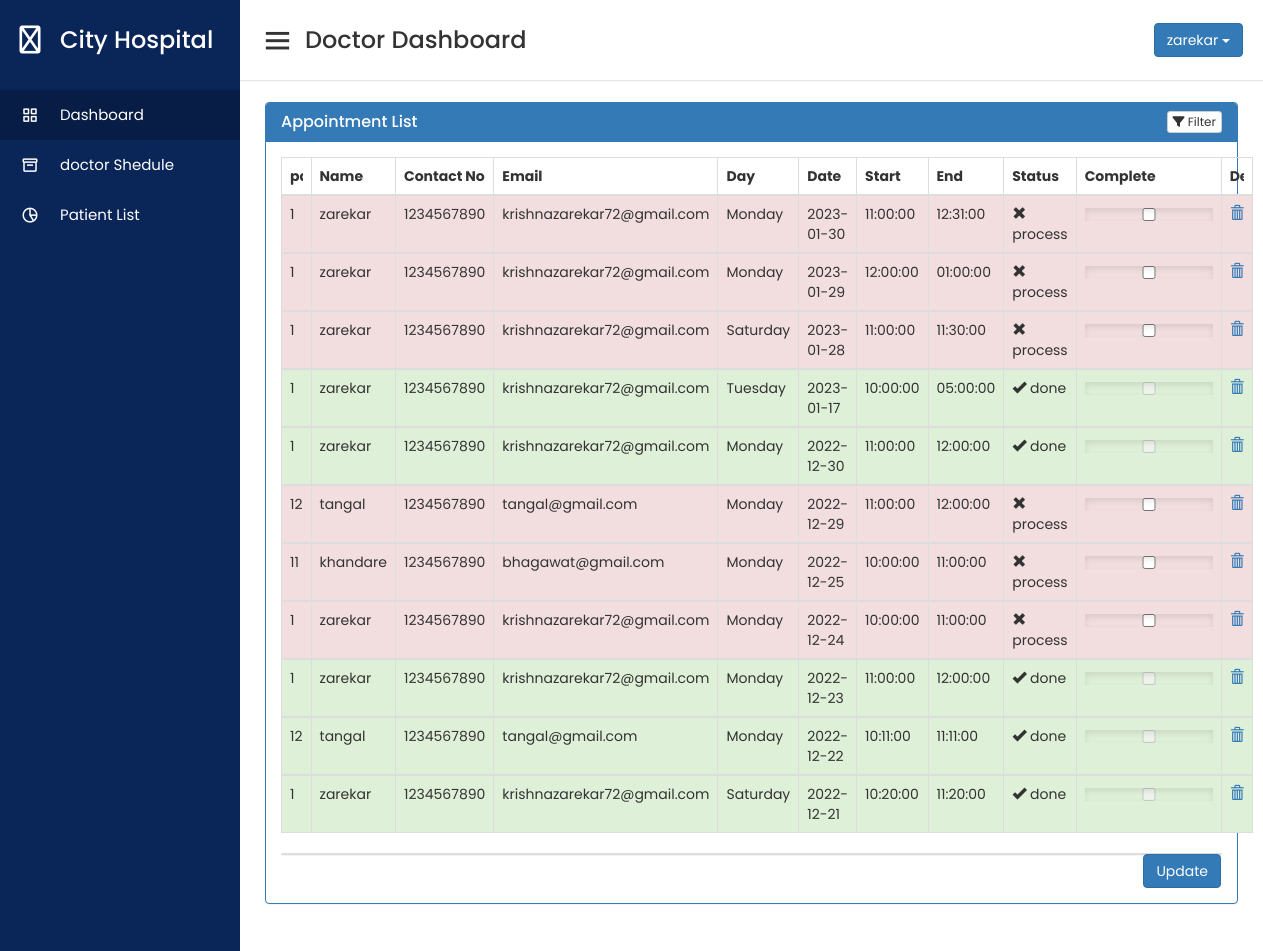
Page /doctor/doctordashboard.php (signed in) on the committed database.
### tables this page shows
CREATE TABLE `doctor` (
  `icDoctor` bigint(12) NOT NULL,
  `password` varchar(20) NOT NULL,
  `doctorId` int(3) NOT NULL,
  `doctorFirstName` varchar(50) NOT NULL,
  `doctorLastName` varchar(50) NOT NULL,
  `doctorAddress` varchar(100) NOT NULL,
  `doctorPhone` varchar(15) NOT NULL,
  `doctorEmail` varchar(20) NOT NULL,
  `doctorDOB` date NOT NULL
);

CREATE TABLE `appointment` (
  `appId` int(3) NOT NULL,
  `patientIc` bigint(12) NOT NULL,
  `scheduleId` int(10) NOT NULL,
  `appSymptom` varchar(100) NOT NULL,
  `appComment` varchar(100) NOT NULL,
  `status` varchar(10) NOT NULL DEFAULT 'process'
);

CREATE TABLE `patient` (
  `icPatient` bigint(12) NOT NULL,
  `password` varchar(20) NOT NULL,
  `patientFirstName` varchar(20) NOT NULL,
  `patientLastName` varchar(20) NOT NULL,
  `patientMaritialStatus` varchar(10) DEFAULT NULL,
  `patientDOB` date NOT NULL,
  `patientGender` varchar(10) NOT NULL,
  `patientAddress` varchar(100) DEFAULT NULL,
  `patientPhone` varchar(15) DEFAULT NULL,
  `patientEmail` varchar(100) NOT NULL
);

CREATE TABLE `doctorschedule` (
  `scheduleId` int(11) NOT NULL,
  `scheduleDate` date NOT NULL,
  `scheduleDay` varchar(15) NOT NULL,
  `startTime` time NOT NULL,
  `endTime` time NOT NULL,
  `bookAvail` varchar(10) NOT NULL
);

### doctor/doctordashboard.php (the view, shortened to what this page needs)
<?php
include_once '../database/dbconnect.php';
$usersession = $_SESSION['doctorSession'];
$res = mysqli_query($con, "SELECT * FROM doctor WHERE doctorId=" . $usersession);
$userRow = mysqli_fetch_array($res, MYSQLI_ASSOC);
?>
<!DOCTYPE html>
<html lang="en" dir="ltr">
  <head>
    <link href="../assets/css/material.css" rel="stylesheet">
    <link href="../assets/css/sb-admin.css" rel="stylesheet">
    <link href="../doctor/doctordashboard_css.css" rel="stylesheet">
    <link href="../assets/css/style.css" rel="stylesheet">
    <link href="../assets/font-awesome/css/font-awesome.css" rel="stylesheet">
    <link rel="stylesheet" href="https://cdnjs.cloudflare.com/ajax/libs/font-awesome/4.7.0/css/font-awesome.min.css">
    <link rel="stylesheet" href="https://maxcdn.bootstrapcdn.com/bootstrap/3.4.1/css/bootstrap.min.css">
  <link rel="stylesheet" href="../assetspetient/js/bootstrap.min.js">
  <link rel="stylesheet" href="../assetspetient/css/bootstrap.min.css">
  <link rel="stylesheet" href="../assets/font-awesome/css/font-awesome.min.css">
    <link href='https://unpkg.com/boxicons@2.0.7/css/boxicons.min.css' rel='stylesheet'>
   </head>
<body>
<div class="sidebar">
    <div class="logo-details">
      <i class='fa fa-medkit'></i>
      <span class="logo_name">City Hospital</span>
    </div>
      <ul class="nav-links">
        <li>
          <a href="../doctor/doctordashboard.php" class="active">
            <i class='bx bx-grid-alt' ></i>
            <span class="links_name"> Dashboard</span>
          </a>
        </li>
        <li>
          <a href="../doctor/addschedule.php">
            <i class='bx bx-box' ></i>
            <span class="links_name">doctor Shedule</span>
          </a>
        </li>
        <li>
          <a href="../doctor/patientlist.php">
            <i class='bx bx-pie-chart-alt-2' ></i>
            <span class="links_name">Patient List</span>
          </a>
        </li>
        <li>
        </li>
      </ul>
  </div>
  <section class="home-section">
    <nav>
      <div class="sidebar-button">
        <i class='bx bx-menu sidebarBtn'></i>
        <span class="dashboard">Doctor Dashboard</span>
      </div>
      <div class="dropdown">
                                      <button class="btn btn-primary dropdown-toggle" type="button" data-toggle="dropdown"><?php echo $userRow['doctorLastName']; ?>
                                      <span class="caret"></span></button>
                                    </div>
    </nav>
    <div class="home-content">
      <div class="overview-boxes">
      <div id="page-wrapper">
            <div class="container-fluid">
                <div class="panel panel-primary filterable">
                    <div class="panel-heading">
                        <h3 class="panel-title">Appointment List</h3>
                        <div class="pull-right">
                            <button class="btn btn-default btn-xs btn-filter"><span class="fa fa-filter"></span> Filter</button>
                        </div>
                    </div>
                    <div class="panel-body">
                        <table class="table table-hover table-bordered">
                            <thead>
                                <tr class="filters">
                                    <th><input type="text" class="form-control" placeholder="patient Ic" disabled></th>
                                    <th><input type="text" class="form-control" placeholder="Name" disabled></th>
                                    <th><input type="text" class="form-control" placeholder="Contact No." disabled></th>
                                    <th><input type="text" class="form-control" placeholder="Email" disabled></th>
                                    <th><input type="text" class="form-control" placeholder="Day" disabled></th>
                                    <th><input type="text" class="form-control" placeholder="Date" disabled></th>
                                    <th><input type="text" class="form-control" placeholder="Start" disabled></th>
                                    <th><input type="text" class="form-control" placeholder="End" disabled></th>
                                    <th><input type="text" class="form-control" placeholder="Status" disabled></th>
                                    <th><input type="text" class="form-control" placeholder="Complete" disabled></th>
                                    <th><input type="text" class="form-control" placeholder="Delete" disabled></th>
                                </tr>
                            </thead>
                            <?php
                            $res = mysqli_query($con, "SELECT a.*, b.*,c.*
                                                    FROM patient a
                                                    JOIN appointment b
                                                    On a.icPatient = b.patientIc
                                                    JOIN doctorschedule c
                                                    On b.scheduleId=c.scheduleId
                                                    Order By appId desc");
                            while ($appointment = mysqli_fetch_array($res)) {
                                if ($appointment['status'] == 'process') {
                                    $status = "danger";
                                    $icon = 'remove';
                                    $checked = '';
                                } else {
                                    $status = "success";
                                    $icon = 'ok';
                                    $checked = 'disabled';
                                }
                                echo "<tbody>";
                                echo "<tr class='$status'>";
                                echo "<td>" . $appointment['patientIc'] . "</td>";
                                echo "<td>" . $appointment['patientLastName'] . "</td>";
                                echo "<td>" . $appointment['patientPhone'] . "</td>";
                                echo "<td>" . $appointment['patientEmail'] . "</td>";
                                echo "<td>" . $appointment['scheduleDay'] . "</td>";
                                echo "<td>" . $appointment['scheduleDate'] . "</td>";
                                echo "<td>" . $appointment['startTime'] . "</td>";
                                echo "<td>" . $appointment['endTime'] . "</td>";
                                echo "<td><span class='glyphicon glyphicon-" . $icon . "' aria-hidden='true'></span>" . ' ' . "" . $appointment['status'] . "</td>";
                                echo "<form method='POST'>";
                                echo "<td class='text-center'><input type='checkbox' name='enable' id='enable' value='" . $appointment['appId'] . "' onclick='chkit(" . $appointment['appId'] . ",this.checked);' " . $checked . "></td>";
                                echo "<td class='text-center'><a href='#' id='" . $appointment['appId'] . "' class='delete'><span class='glyphicon glyphicon-trash' aria-hidden='true'></span></a>
                            </td>";
                            }
                            echo "</tr>";
                            echo "</tbody>";
                            echo "</table>";
                            echo "<div class='panel panel-default'>";
                            echo "<div class='col-md-offset-3 pull-right'>";
                            echo "<button class='btn btn-primary' type='submit' value='Submit' name='submit'>Update</button>";
                            echo "</div>";
                            echo "</div>";
                            ?>
                    </div>
                </div>
            </div>
        </div>
    </div>
      </div>
</body>
</html>

### assets/css/sb-admin.css (style rules this page uses)
body { margin-top: 100px; background-color: #222; }
@media (min-width:768px) { body { margin-top: 50px; } }
#page-wrapper { min-height: 900px !important; width: 100%; padding: 0; background-color: #fff; }
@media (min-width:768px) { #page-wrapper { padding: 10px; } }

### doctor/doctordashboard_css.css (style rules this page uses)
* { margin: 0; padding: 0; box-sizing: border-box; font-family: 'Poppins', sans-serif; }
.sidebar { position: fixed; height: 100%; width: 240px; background: #0A2558; transition: all 0.5s ease; }
.sidebar .logo-details { height: 80px; display: flex; align-items: center; }
.sidebar .logo-details i { font-size: 28px; font-weight: 500; color: #fff; min-width: 60px; text-align: center }
.sidebar .logo-details .logo_name { color: #fff; font-size: 24px; font-weight: 500; }
.sidebar .nav-links { margin-top: 10px; }
.sidebar .nav-links li { position: relative; list-style: none; height: 50px; }
.sidebar .nav-links li a { height: 100%; width: 100%; display: flex; align-items: center; text-decoration: none; transition: all 0.4s ease; }
.sidebar .nav-links li a.active { background: #081D45; }
.sidebar .nav-links li i { min-width: 60px; text-align: center; font-size: 18px; color: #fff; }
.sidebar .nav-links li a .links_name { color: #fff; font-size: 15px; font-weight: 400; white-space: nowrap; }
.home-section { position: relative; background: #f5f5f5; min-height: 100vh; width: calc(100% - 240px); left: 240px; transition: all 0.5s ease; }
.home-section nav { display: flex; justify-content: space-between; height: 80px; background: #fff; display: flex; align-items: center; position: fixed; width: calc(100% - 240px); left: 240px; z-index: 100; padding: 0 20px; box-shadow: 0 1px 1px rgba(0, 0, 0, 0.1); transition: all 0.5s ease; }
.home-section nav .sidebar-button { display: flex; align-items: center; font-size: 24px; font-weight: 500; }
nav .sidebar-button i { font-size: 35px; margin-right: 10px; }
.home-section .home-content { position: relative; padding-top: 77px; }
.home-content .overview-boxes { display: flex; align-items: center; justify-content: space-evenly; flex-wrap: wrap; padding: -1px 50px; margin-bottom: 23px; }
input { border: 3px solid #c4c4c4; border-radius: 10px; background-color: #fff; padding: 1px -2px; box-shadow: inset 0 3px 6px rgb(0 0 0 / 10%); width: 128px; margin: 5px; height: -4px; }

### assets/css/style.css (style rules this page uses)
.filterable { margin-top: 15px; }
.filterable .panel-heading .pull-right { margin-top: -20px; }
.filterable .filters input[disabled] { background-color: transparent; border: none; cursor: auto; box-shadow: none; padding: 0; height: auto; }

### rows in the picture
doctor: doctorLastName "zarekar"
appointment: patientIc "1", patientIc.patientLastName "zarekar", patientIc.patientPhone "1234567890", patientIc.patientEmail "krishnazarekar72@gmail.com", scheduleId.scheduleDay "Monday", scheduleId.scheduleDate "2023-01-30", scheduleId.startTime "11:00:00", scheduleId.endTime "12:31:00", status "process"
appointment: patientIc "1", patientIc.patientLastName "zarekar", patientIc.patientPhone "1234567890", patientIc.patientEmail "krishnazarekar72@gmail.com", scheduleId.scheduleDay "Monday", scheduleId.scheduleDate "2023-01-29", scheduleId.startTime "12:00:00", scheduleId.endTime "01:00:00", status "process"
appointment: patientIc "1", patientIc.patientLastName "zarekar", patientIc.patientPhone "1234567890", patientIc.patientEmail "krishnazarekar72@gmail.com", scheduleId.scheduleDay "Saturday", scheduleId.scheduleDate "2023-01-28", scheduleId.startTime "11:00:00", scheduleId.endTime "11:30:00", status "process"
appointment: patientIc "1", patientIc.patientLastName "zarekar", patientIc.patientPhone "1234567890", patientIc.patientEmail "krishnazarekar72@gmail.com", scheduleId.scheduleDay "Tuesday", scheduleId.scheduleDate "2023-01-17", scheduleId.startTime "10:00:00", scheduleId.endTime "05:00:00", status "done"
appointment: patientIc "1", patientIc.patientLastName "zarekar", patientIc.patientPhone "1234567890", patientIc.patientEmail "krishnazarekar72@gmail.com", scheduleId.scheduleDay "Monday", scheduleId.scheduleDate "2022-12-30", scheduleId.startTime "11:00:00", scheduleId.endTime "12:00:00", status "done"
appointment: patientIc "12", patientIc.patientLastName "tangal", patientIc.patientPhone "1234567890", patientIc.patientEmail "tangal@gmail.com", scheduleId.scheduleDay "Monday", scheduleId.scheduleDate "2022-12-29", scheduleId.startTime "11:00:00", scheduleId.endTime "12:00:00", status "process"
appointment: patientIc "11", patientIc.patientLastName "khandare", patientIc.patientPhone "1234567890", patientIc.patientEmail "bhagawat@gmail.com", scheduleId.scheduleDay "Monday", scheduleId.scheduleDate "2022-12-25", scheduleId.startTime "10:00:00", scheduleId.endTime "11:00:00", status "process"
appointment: patientIc "1", patientIc.patientLastName "zarekar", patientIc.patientPhone "1234567890", patientIc.patientEmail "krishnazarekar72@gmail.com", scheduleId.scheduleDay "Monday", scheduleId.scheduleDate "2022-12-24", scheduleId.startTime "10:00:00", scheduleId.endTime "11:00:00", status "process"
appointment: patientIc "1", patientIc.patientLastName "zarekar", patientIc.patientPhone "1234567890", patientIc.patientEmail "krishnazarekar72@gmail.com", scheduleId.scheduleDay "Monday", scheduleId.scheduleDate "2022-12-23", scheduleId.startTime "11:00:00", scheduleId.endTime "12:00:00", status "done"
appointment: patientIc "12", patientIc.patientLastName "tangal", patientIc.patientPhone "1234567890", patientIc.patientEmail "tangal@gmail.com", scheduleId.scheduleDay "Monday", scheduleId.scheduleDate "2022-12-22", scheduleId.startTime "10:11:00", scheduleId.endTime "11:11:00", status "done"
appointment: patientIc "1", patientIc.patientLastName "zarekar", patientIc.patientPhone "1234567890", patientIc.patientEmail "krishnazarekar72@gmail.com", scheduleId.scheduleDay "Saturday", scheduleId.scheduleDate "2022-12-21", scheduleId.startTime "10:20:00", scheduleId.endTime "11:20:00", status "done"
